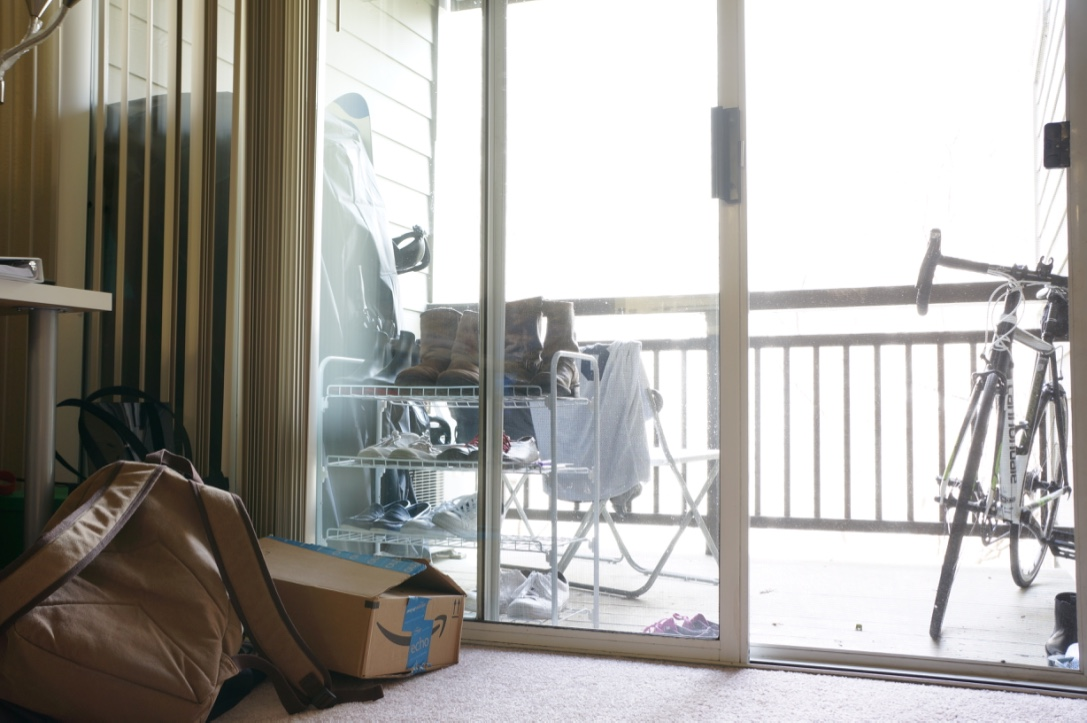
%> input picture Image2/sample2-06.jpg, 1087 x 723 px
$ octave demo4.m   (GNU Octave 9; MATLAB toolbox functions it lacks are replaced by stand-ins)
%> lines starting %> are read from the running program, lines starting %| are printed output that depends on the picture
clc
close all
clear all
%%
% Fix rotated image based on img #6
img1 = imread('sample2-06.jpg');
%> img1 is the input picture: size 723x1087x3 uint8; mean R, G, B 169.6, 167, 162.8
img2 = imread('sample2-05_rotated.jpg');
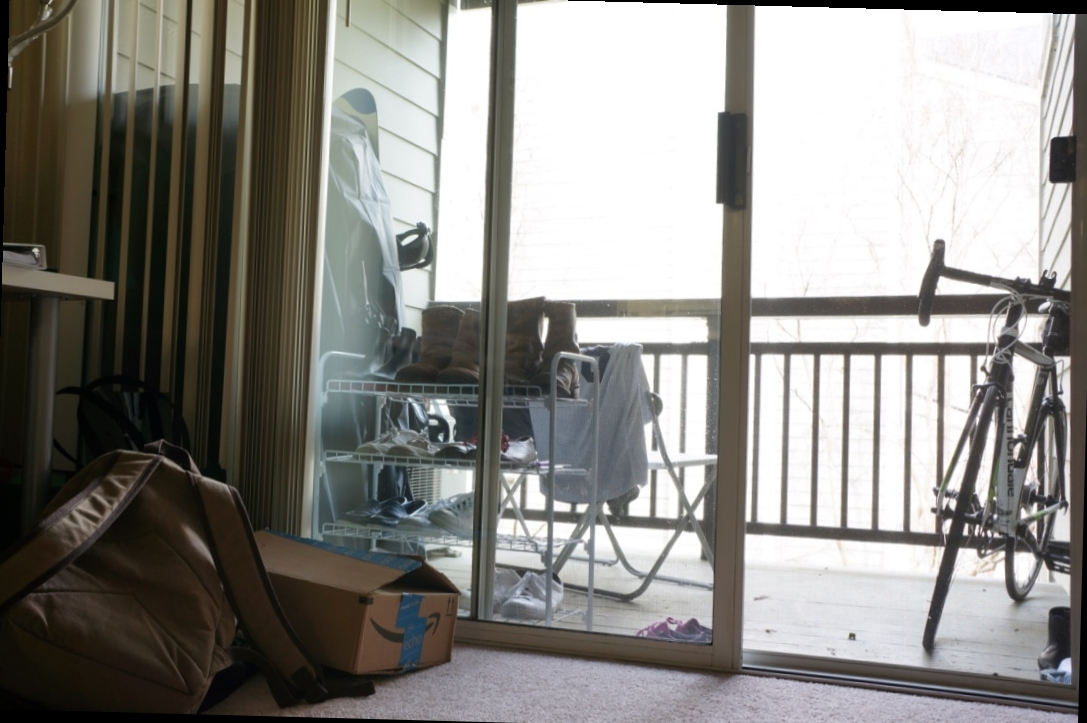
%> input picture Image2/sample2-05_rotated.jpg, 1087 x 723 px
%> img2 is the input picture: size 723x1087x3 uint8; mean R, G, B 138.4, 136.9, 132.6

% Grayscale images from original ones
img1g = im2double(rgb2gray(img1));
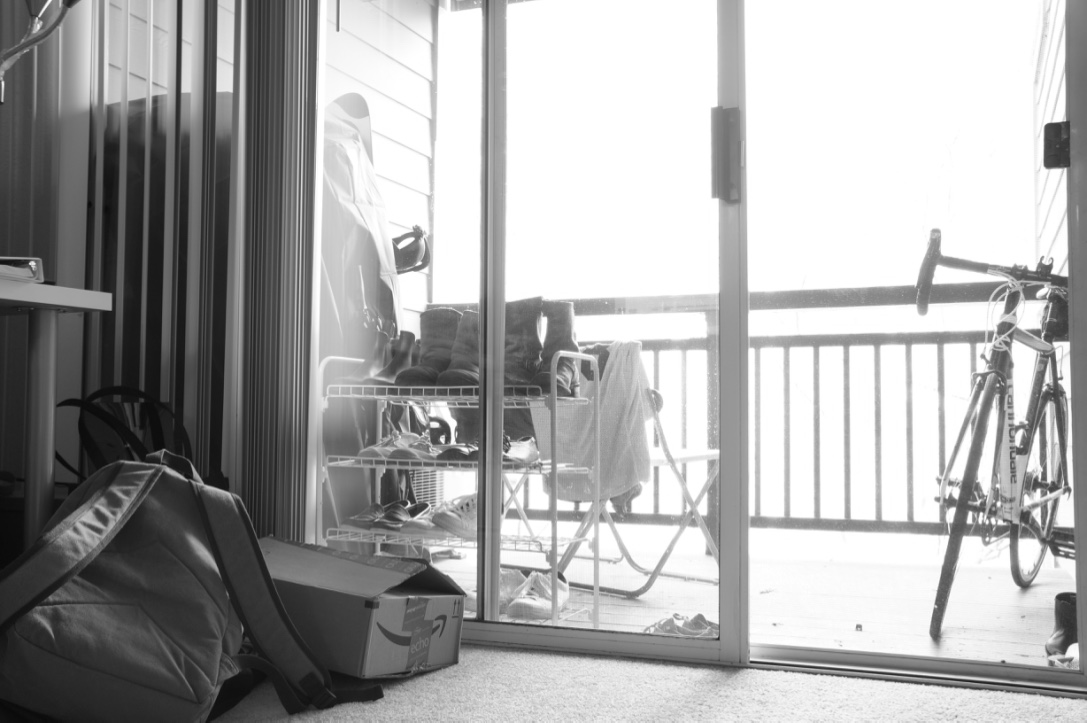
%> img1g: size 723x1087 double; min 0.0314, max 1, mean 0.656
img2g = im2double(rgb2gray(img2));
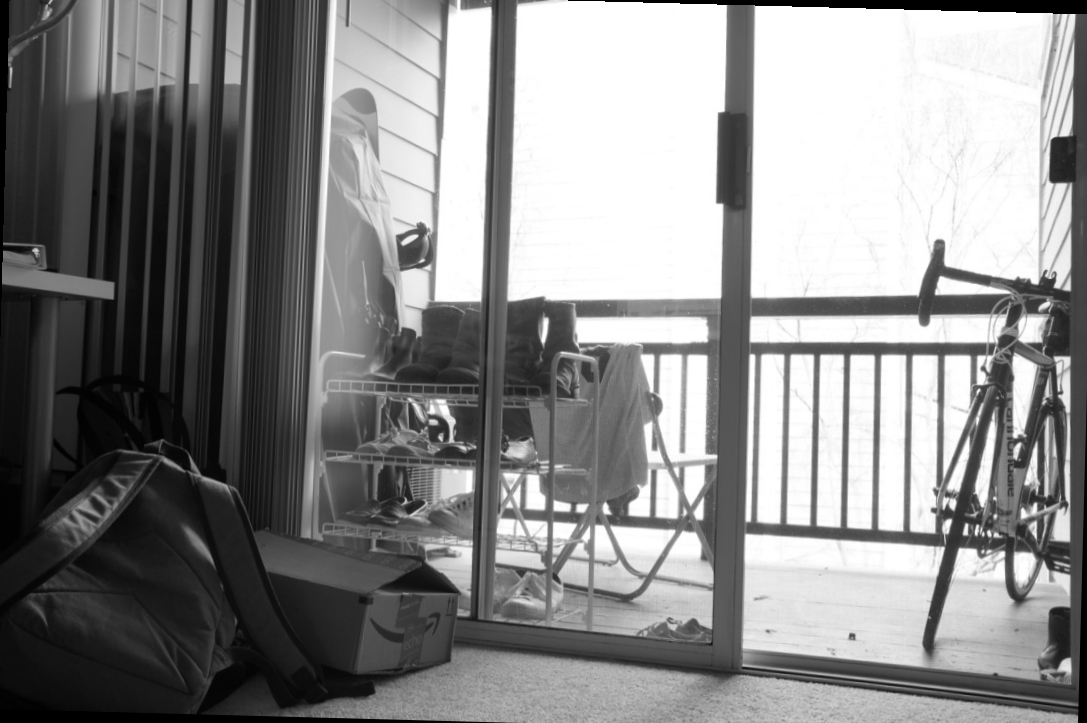
%> img2g: size 723x1087 double; min 0, max 1, mean 0.537

% Detect salient points
%> (the run ends here)
